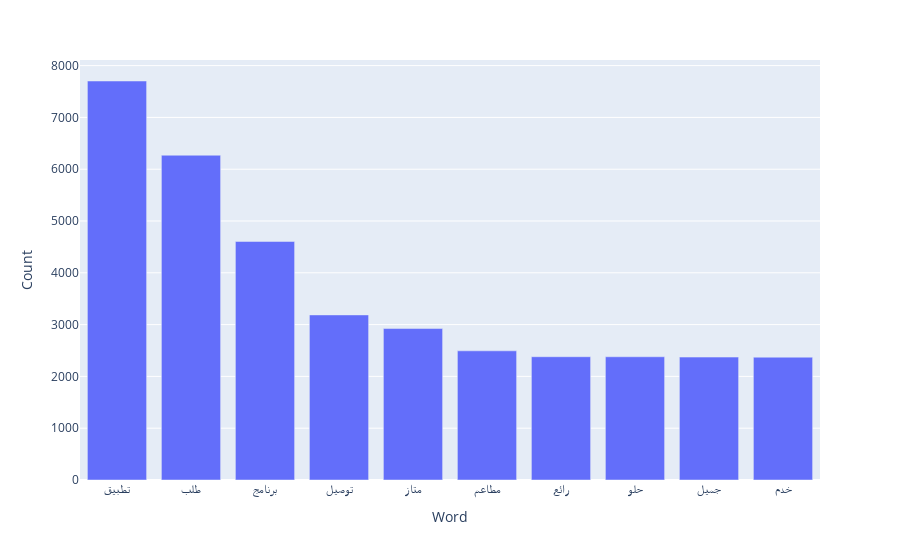

The notebook cell this image was saved under:
### Code cell
fig = px.bar(MostFrequentWordDF2, x='Word', y='Count')
fig.show()

### Figure 1 — Plotly figure (JSON) as saved in the notebook; plotly's stock layout.template omitted (floating-point values rounded to 4 significant figures)
{"data": [{"alignmentgroup": "True", "hovertemplate": "Word=%{x}<br>Count=%{y}<extra></extra>", "legendgroup": "", "marker": {"color": "#636efa", "pattern": {"shape": ""}}, "name": "", "offsetgroup": "", "orientation": "v", "showlegend": false, "textposition": "auto", "type": "bar", "x": ["تطبيق", "طلب", "برنامج", "توصيل", "متاز", "مطاعم", "رائع", "حلو", "جميل", "خدم"], "xaxis": "x", "y": [7703, 6270, 4605, 3187, 2924, 2494, 2380, 2379, 2373, 2371], "yaxis": "y"}], "layout": {"barmode": "relative", "legend": {"tracegroupgap": 0}, "margin": {"t": 60}, "xaxis": {"anchor": "y", "domain": [0, 1], "title": {"text": "Word"}}, "yaxis": {"anchor": "x", "domain": [0, 1], "title": {"text": "Count"}}}}
